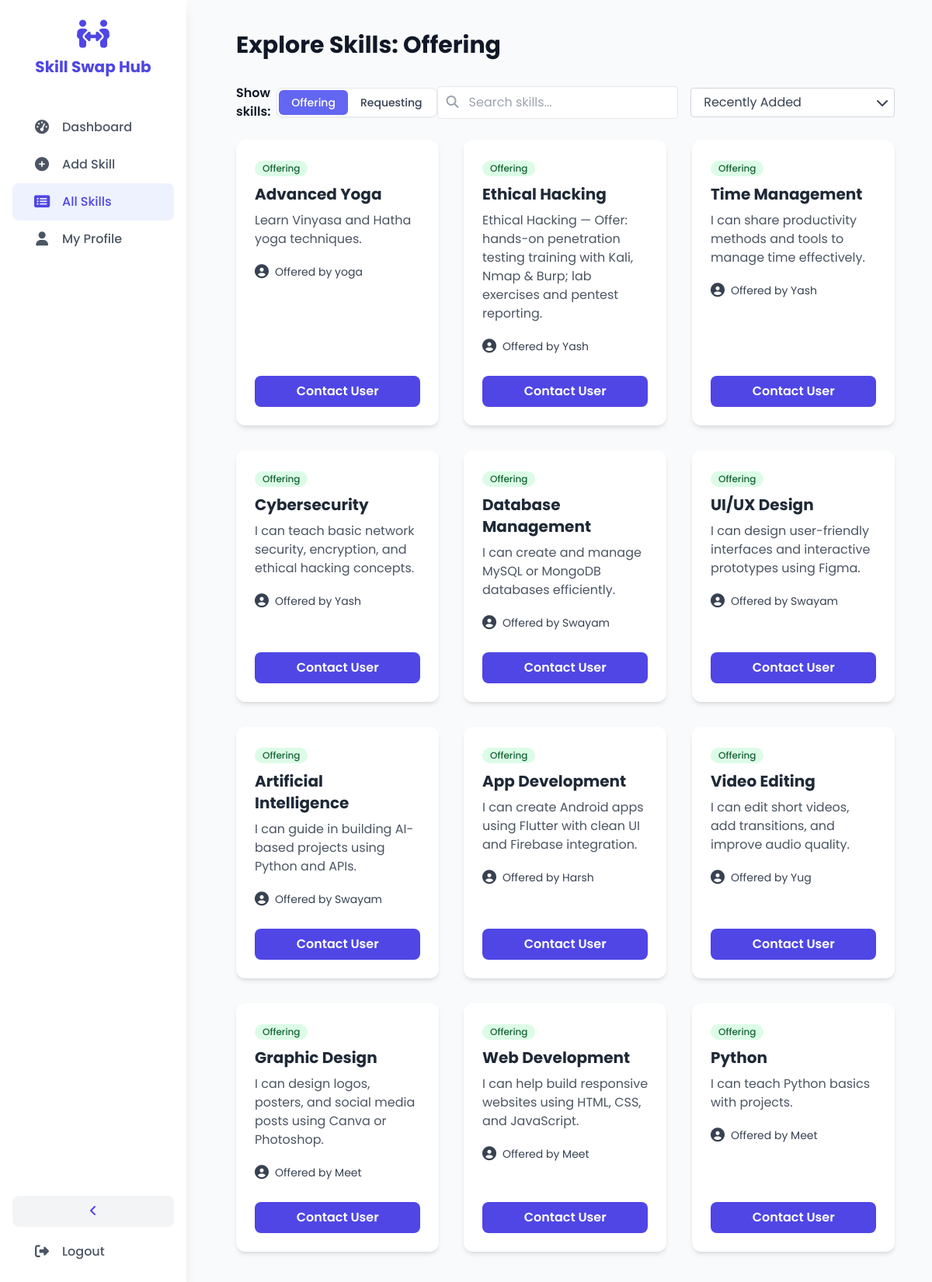
Page /listings/ (signed in) on the committed database.
### skills/models.py (models this page shows, shortened)
class Skill(models.Model):
    SKILL_TYPE_CHOICES = [
        ('offer', 'Offering'),
        ('request', 'Requesting'),
    ]
    user = models.ForeignKey(User, on_delete=models.CASCADE)
    title = models.CharField(max_length=100)
    description = models.TextField()
    skill_type = models.CharField(max_length=10, choices=SKILL_TYPE_CHOICES)
    created_at = models.DateTimeField(auto_now_add=True)

### skills/views.py (the view)
# urls.py: path('listings/', views.listings_view, name='listings'),
@login_required(login_url='login')
def listings_view(request):
    query = request.GET.get('q', '')
    sort_by = request.GET.get('sort_by', 'recent') # Default to 'recent'
    skills = Skill.objects.all()
    if query:
        skills = skills.filter(
            Q(title__icontains=query) |
            Q(description__icontains=query) |
            Q(user__username__icontains=query) # Allow searching by username
        )
    if sort_by == 'recent':
        skills = skills.order_by('-created_at') # Newest first
    elif sort_by == 'popular':
        pass
    context = {'skills': skills, 'query': query, 'sort_by': sort_by}
    return render(request, 'listings.html', context)

### templates/listings.html (shortened to what this page needs)
{% extends 'base.html' %} {% block title %}Skill Listings - Skill Swap Hub{% endblock %} {% block content %}
<div class="relative min-h-screen md:flex">
  <div
    id="sidebar"
    class="sidebar bg-white sidebar-closed md:flex md:flex-col md:justify-between shadow-lg z-30"
  >
    <div>
      <div class="logo-section">
        <a
          href="{% url 'index' %}"
          class="sidebar-logo-link inline-flex flex-col items-center justify-center w-full"
        >
          <i class="fas fa-people-arrows text-4xl text-[#4f46e5]"></i>
          <span class="sidebar-text block text-xl font-bold text-[#4f46e5] mt-2"
            >Skill Swap Hub</span
          >
        </a>
      </div>
      <nav class="mt-4 px-4">
        <a href="{% url 'dashboard' %}" class="sidebar-nav-link"
          ><i class="fas fa-tachometer-alt fa-fw"></i>
          <span class="sidebar-text ml-3">Dashboard</span></a
        >
        <a href="{% url 'add_skill' %}" class="sidebar-nav-link"
          ><i class="fas fa-plus-circle fa-fw"></i>
          <span class="sidebar-text ml-3">Add Skill</span></a
        >
        <a href="{% url 'listings' %}" class="sidebar-nav-link active"
          ><i class="fas fa-list-alt fa-fw"></i>
          <span class="sidebar-text ml-3">All Skills</span></a
        >
        <a href="{% url 'profile' %}" class="sidebar-nav-link"
          ><i class="fas fa-user fa-fw"></i>
          <span class="sidebar-text ml-3">My Profile</span></a
        >
      </nav>
    </div>
    <div class="p-4">
      <button
        id="desktop-sidebar-toggle"
        class="hidden md:block w-full text-center p-2 bg-gray-100 hover:bg-gray-200 rounded-lg mb-2 text-[#4f46e5]"
      >
        <i class="fas fa-angle-left transition-transform duration-300"></i>
      </button>
      <a href="{% url 'logout' %}" class="sidebar-nav-link"
        ><i class="fas fa-sign-out-alt fa-fw"></i>
        <span class="sidebar-text ml-3">Logout</span></a
      >
    </div>
  </div>
  <main id="main-content" class="flex-1 py-6 px-8 md:py-10 md:px-12">
    <h1 class="text-3xl font-bold mb-8" id="skills-heading">
    </h1>
    <div
      class="mb-6 flex flex-col sm:flex-row justify-between items-start sm:items-center"
    >
      <div class="flex items-center mb-4 sm:mb-0">
        <span class="font-semibold mr-2">Show skills:</span>
        <div class="inline-flex rounded-lg shadow-sm border border-gray-200 bg-white p-0.5">
          <button
            id="offer-btn"
            class="rounded-md px-4 py-1.5 text-sm font-medium transition-all duration-200 bg-indigo-500 text-white shadow-sm"
          >
            Offering
          </button>
          <button
            id="request-btn"
            class="rounded-md px-4 py-1.5 text-sm font-medium transition-all duration-200 text-gray-700 hover:text-gray-900"
          >
            Requesting
          </button>
        </div>
      </div>
      <div class="flex flex-col sm:flex-row items-center space-y-4 sm:space-y-0 sm:space-x-4 w-full sm:w-auto">
        <form
          method="get"
          action="{% url 'listings' %}"
          class="relative w-full sm:w-auto"
        >
          <input
            type="text"
            name="q"
            id="searchInput"
            class="border rounded px-3 py-2 pl-10 w-full"
            placeholder="Search skills..."
            value="{{ query|default:'' }}"
          />
          <button
            type="submit"
            class="absolute left-3 top-1/2 transform -translate-y-1/2 text-gray-400 focus:outline-none"
          >
            <i class="fas fa-search"></i>
          </button>
        </form>
        <div class="relative w-full sm:w-auto">
          <select id="sort-by" class="block appearance-none w-full bg-white border border-gray-300 text-gray-700 py-2 px-4 pr-8 rounded leading-tight focus:outline-none focus:bg-white focus:border-gray-500">
            <option value="recent">Recently Added</option>
          </select>
          <div class="pointer-events-none absolute inset-y-0 right-0 flex items-center px-2 text-gray-700">
          </div>
        </div>
      </div>
    </div>
    <div
      class="grid grid-cols-1 md:grid-cols-2 lg:grid-cols-3 xl:grid-cols-4 gap-8"
      id="skillsGrid"
    >
      {% for skill in skills %}
      <div
        class="bg-white rounded-xl shadow-md overflow-hidden skill-card flex flex-col"
        data-type="{{ skill.skill_type }}"
      >
        <div class="p-6 flex-grow">
          <div class="mb-2">
            {% if skill.skill_type == 'offer' %}
            <span class="bg-green-100 text-green-800 text-xs font-medium px-2.5 py-0.5 rounded-full inline-block">Offering</span>
            {% else %}
            <span class="bg-yellow-100 text-yellow-800 text-xs font-medium px-2.5 py-0.5 rounded-full inline-block">Requesting</span>
            {% endif %}
          </div>
          <h2 class="text-xl font-bold text-gray-800 mb-2">
            {{ skill.title }}
          </h2>
          <p class="text-gray-600">{{ skill.description }}</p>
          <div class="mt-4 flex items-center text-gray-700 text-sm">
            <i class="fas fa-user-circle mr-2 text-lg"></i>
            <span>Offered by {{ skill.user.username }}</span>
          </div>
        </div>
        <div class="p-6 pt-0">
          <button
            class="w-full btn-primary text-white py-2 rounded-lg font-semibold contact-btn"
            data-username="{{ skill.user.username }}"
            data-email="{{ skill.user.email }}"
          >
            Contact User
          </button>
        </div>
      </div>
      {% empty %}
      <p class="text-gray-500">No skills have been posted yet.</p>
      {% endfor %}
    </div>
  </main>
</div>
{% endblock %}

### templates/base.html (shortened to what this page needs)
{% load static %}
<!DOCTYPE html>
<html lang="en" class="scroll-smooth">
  <head>
    <link rel="stylesheet" href="{% static 'css/main.css' %}">
    <script src="https://cdn.tailwindcss.com"></script>
    <link
      rel="stylesheet"
      href="https://cdnjs.cloudflare.com/ajax/libs/font-awesome/6.5.1/css/all.min.css"
    />
    <link rel="stylesheet" href="{% static 'css/style.css' %}" />
  </head>
  <body class="antialiased bg-gray-50">
    {% block content %} {% endblock %}
  </body>
</html>

### static/css/style.css (style rules this page uses)
body { font-family: 'Poppins', sans-serif; background-color: #f7f9fc; color: #111827; opacity: 0; transition: opacity 0.16s cubic-bezier(0.4, 0, 0.2, 1); }
body.page-loaded { opacity: 1; }
button, a, .btn-primary, .btn-secondary, .sidebar-nav-link, .contact-btn, .delete-btn, #offer-btn, #request-btn, #desktop-sidebar-toggle, #mobile-menu-button { -webkit-tap-highlight-color: transparent; }
.btn-primary { background-color: #4f46e5; transition: background-color 0.2s cubic-bezier(0.4, 0, 0.2, 1), transform 0.15s cubic-bezier(0.4, 0, 0.2, 1), box-shadow 0.2s cubic-bezier(0.4, 0, 0.2, 1); cursor: pointer; }
#offer-btn, #request-btn { transition: background-color 0.2s cubic-bezier(0.4, 0, 0.2, 1), color 0.2s cubic-bezier(0.4, 0, 0.2, 1), border-color 0.2s cubic-bezier(0.4, 0, 0.2, 1), box-shadow 0.2s cubic-bezier(0.4, 0, 0.2, 1), transform 0.12s cubic-bezier(0.4, 0, 0.2, 1); font-weight: 500; cursor: pointer; }
.skill-card { transition: transform 0.25s cubic-bezier(0.4, 0, 0.2, 1), box-shadow 0.25s cubic-bezier(0.4, 0, 0.2, 1), border-color 0.2s ease, opacity 0.2s ease; }
.skill-card.fade-in { animation: cardEntrance 0.24s cubic-bezier(0.4, 0, 0.2, 1) forwards; }
.sidebar { width: 15rem; flex-shrink: 0; will-change: width; }
.sidebar.sidebar-ready { transition: width 0.3s cubic-bezier(0.4, 0, 0.2, 1); }
main#main-content { margin-left: 1rem; will-change: margin-left; transition: margin-left 0.3s cubic-bezier(0.4, 0, 0.2, 1); }
.logo-section { padding: 1.5rem; text-align: center; }
.sidebar-nav-link { display: flex; align-items: center; padding: 0.75rem 1.5rem; border-radius: 0.5rem; transition: all 0.2s cubic-bezier(0.4, 0, 0.2, 1); font-weight: 500; cursor: pointer; }
.sidebar-nav-link.active { background-color: #eef2ff; color: #4f46e5; }
.sidebar-nav-link:not(.active) { color: #4b5563; }
.sidebar-nav-link i { font-size: 1.125rem; width: 1.75rem; text-align: center; transition: transform 0.2s ease; }
input[type="text"], input[type="password"], input[type="email"], textarea, select { transition: border-color 0.2s cubic-bezier(0.4, 0, 0.2, 1), box-shadow 0.2s cubic-bezier(0.4, 0, 0.2, 1), background-color 0.2s ease; }

### templates/base.html (style rules this page uses)
body { opacity: 0; transition: opacity 0.16s cubic-bezier(0.4, 0, 0.2, 1); }
body.page-loaded { opacity: 1; }
.sidebar { width: 15rem; visibility: hidden; opacity: 0; }
.sidebar.sidebar-ready { visibility: visible; opacity: 1; transition: width 0.3s ease-in-out, opacity 0.2s ease-in-out; }
.sidebar-text { opacity: 1; transition: opacity 0.2s ease-in-out; }
main#main-content { margin-left: 1rem; transition: margin-left 0.3s ease-in-out; }

### rows in the picture
Skill: skill_type "Offering", title "Advanced Yoga", description "Learn Vinyasa and Hatha yoga techniques.", user.username "yoga"
Skill: skill_type "Offering", title "Ethical Hacking", description "Ethical Hacking — Offer: hands-on penetration testing training with Kali, Nmap & Burp; lab exercises and pentest reporting.", user.username "Yash"
Skill: skill_type "Offering", title "Time Management", description "I can share productivity methods and tools to manage time effectively.", user.username "Yash"
Skill: skill_type "Offering", title "Cybersecurity", description "I can teach basic network security, encryption, and ethical hacking concepts.", user.username "Yash"
Skill: skill_type "Offering", title "Database Management", description "I can create and manage MySQL or MongoDB databases efficiently.", user.username "Swayam"
Skill: skill_type "Offering", title "UI/UX Design", description "I can design user-friendly interfaces and interactive prototypes using Figma.", user.username "Swayam"
Skill: skill_type "Offering", title "Artificial Intelligence", description "I can guide in building AI-based projects using Python and APIs.", user.username "Swayam"
Skill: skill_type "Offering", title "App Development", description "I can create Android apps using Flutter with clean UI and Firebase integration.", user.username "Harsh"
Skill: skill_type "Offering", title "Video Editing", description "I can edit short videos, add transitions, and improve audio quality.", user.username "Yug"
Skill: skill_type "Offering", title "Graphic Design", description "I can design logos, posters, and social media posts using Canva or Photoshop.", user.username "Meet"
Skill: skill_type "Offering", title "Web Development", description "I can help build responsive websites using HTML, CSS, and JavaScript.", user.username "Meet"
Skill: skill_type "Offering", title "Python", description "I can teach Python basics with projects.", user.username "Meet"
